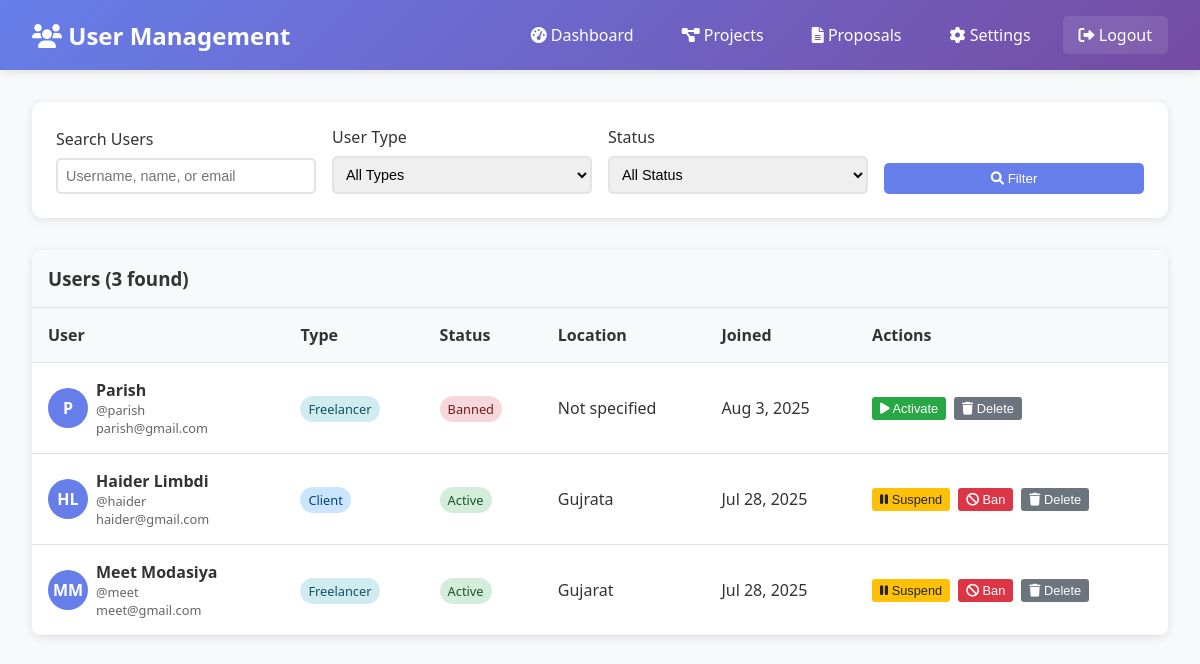
/freelance-connect/admin-users.php (signed in), run on the app's committed database.
### tables this page shows
CREATE TABLE `users` (
  `id` int(11) NOT NULL,
  `username` varchar(50) NOT NULL,
  `email` varchar(100) NOT NULL,
  `password_hash` varchar(255) NOT NULL,
  `first_name` varchar(50) NOT NULL,
  `last_name` varchar(50) NOT NULL,
  `user_type` enum('freelancer','client') NOT NULL,
  `profile_image` varchar(255) DEFAULT NULL,
  `bio` text DEFAULT NULL,
  `skills` text DEFAULT NULL,
  `hourly_rate` decimal(10,2) DEFAULT NULL,
  `location` varchar(100) DEFAULT NULL,
  `created_at` timestamp NOT NULL DEFAULT current_timestamp(),
  `updated_at` timestamp NOT NULL DEFAULT current_timestamp() ON UPDATE current_timestamp(),
  `status` enum('active','suspended','banned') DEFAULT 'active'
);

### freelance-connect/admin-users.php (the view, shortened to what this page needs)
<?php
require_once 'config/db.php';
$search = isset($_GET['search']) ? $_GET['search'] : '';
$params = [];
$where_clause = '';
try {
    $query = "SELECT * FROM users $where_clause ORDER BY created_at DESC";
    $stmt = $pdo->prepare($query);
    $stmt->execute($params);
    $users = $stmt->fetchAll();
} catch (PDOException $e) {
    $error = "Database error: " . $e->getMessage();
    $users = [];
}
?>
<!DOCTYPE html>
<html lang="en">
<head>
    <link href="https://cdnjs.cloudflare.com/ajax/libs/font-awesome/6.0.0/css/all.min.css" rel="stylesheet">
</head>
<body>
    <div class="admin-header">
        <h1><i class="fas fa-users"></i> User Management</h1>
        <div class="admin-nav">
            <a href="admin-dashboard.php"><i class="fas fa-tachometer-alt"></i> Dashboard</a>
            <a href="admin-projects.php"><i class="fas fa-project-diagram"></i> Projects</a>
            <a href="admin-proposals.php"><i class="fas fa-file-alt"></i> Proposals</a>
            <a href="admin-settings.php"><i class="fas fa-cog"></i> Settings</a>
            <a href="admin-logout.php" class="logout"><i class="fas fa-sign-out-alt"></i> Logout</a>
        </div>
    </div>
    <div class="container">
        <div class="filters">
            <form method="GET" class="filter-form">
                <div class="form-group">
                    <label for="search">Search Users</label>
                    <input type="text" id="search" name="search" placeholder="Username, name, or email"
                        value="<?php echo htmlspecialchars($search); ?>">
                </div>
                <div class="form-group">
                    <label for="type">User Type</label>
                    <select id="type" name="type">
                        <option value="">All Types</option>
                    </select>
                </div>
                <div class="form-group">
                    <label for="status">Status</label>
                    <select id="status" name="status">
                        <option value="">All Status</option>
                    </select>
                </div>
                <button type="submit" class="filter-btn">
                    <i class="fas fa-search"></i> Filter
                </button>
            </form>
        </div>
        <div class="users-table">
            <div class="table-header">
                <h3>Users (<?php echo count($users); ?> found)</h3>
            </div>
            <?php if (empty($users)): ?>
                <div class="no-users">
                    <i class="fas fa-users" style="font-size: 3rem; color: #ccc; margin-bottom: 1rem;"></i>
                    <p>No users found matching your criteria.</p>
                </div>
            <?php else: ?>
                <table>
                    <thead>
                        <tr>
                            <th>User</th>
                            <th>Type</th>
                            <th>Status</th>
                            <th>Location</th>
                            <th>Joined</th>
                            <th>Actions</th>
                        </tr>
                    </thead>
                    <tbody>
                        <?php foreach ($users as $user): ?>
                            <tr>
                                <td>
                                    <div class="user-info">
                                        <div class="user-avatar">
                                            <?php echo strtoupper(substr($user['first_name'], 0, 1) . substr($user['last_name'], 0, 1)); ?>
                                        </div>
                                        <div>
                                            <div>
                                                <strong><?php echo htmlspecialchars($user['first_name'] . ' ' . $user['last_name']); ?></strong>
                                            </div>
                                            <div style="font-size: 0.8rem; color: #666;">
                                                @<?php echo htmlspecialchars($user['username']); ?>
                                            </div>
                                            <div style="font-size: 0.8rem; color: #666;">
                                                <?php echo htmlspecialchars($user['email']); ?>
                                            </div>
                                        </div>
                                    </div>
                                </td>
                                <td>
                                    <span class="user-type-badge type-<?php echo $user['user_type']; ?>">
                                        <?php echo ucfirst($user['user_type']); ?>
                                    </span>
                                </td>
                                <td>
                                    <span class="status-badge status-<?php echo $user['status']; ?>">
                                        <?php echo ucfirst($user['status']); ?>
                                    </span>
                                </td>
                                <td><?php echo htmlspecialchars($user['location'] ?: 'Not specified'); ?></td>
                                <td><?php echo date('M j, Y', strtotime($user['created_at'])); ?></td>
                                <td>
                                    <div class="action-buttons">
                                        <?php if ($user['status'] == 'active'): ?>
                                            <form method="POST" style="display: inline;">
                                                <button type="submit" class="btn btn-suspend"
                                                    onclick="return confirm('Suspend this user?')">
                                                    <i class="fas fa-pause"></i> Suspend
                                                </button>
                                            </form>
                                        <?php else: ?>
                                            <form method="POST" style="display: inline;">
                                                <button type="submit" class="btn btn-activate">
                                                    <i class="fas fa-play"></i> Activate
                                                </button>
                                            </form>
                                        <?php endif; ?>
                                        <?php if ($user['status'] != 'banned'): ?>
                                            <form method="POST" style="display: inline;">
                                                <button type="submit" class="btn btn-ban"
                                                    onclick="return confirm('Ban this user? This action cannot be undone.')">
                                                    <i class="fas fa-ban"></i> Ban
                                                </button>
                                            </form>
                                        <?php endif; ?>
                                        <form method="POST" style="display: inline;">
                                            <button type="submit" class="btn btn-delete"
                                                onclick="return confirm('Delete this user? This action cannot be undone.')">
                                                <i class="fas fa-trash"></i> Delete
                                            </button>
                                        </form>
                                    </div>
                                </td>
                            </tr>
                        <?php endforeach; ?>
                    </tbody>
                </table>
            <?php endif; ?>
        </div>
    </div>
</body>
</html>

### freelance-connect/admin-users.php (style rules this page uses)
* { margin: 0; padding: 0; box-sizing: border-box; }
body { font-family: 'Segoe UI', Tahoma, Geneva, Verdana, sans-serif; background: #f8f9fa; color: #333; }
.admin-header { background: linear-gradient(135deg, #667eea 0%, #764ba2 100%); color: white; padding: 1rem 2rem; display: flex; justify-content: space-between; align-items: center; box-shadow: 0 2px 10px rgba(0, 0, 0, 0.1); }
.admin-header h1 { font-size: 1.5rem; }
.admin-nav { display: flex; gap: 1rem; }
.admin-nav a { color: white; text-decoration: none; padding: 0.5rem 1rem; border-radius: 5px; transition: background 0.3s ease; }
.admin-nav .logout { background: rgba(255, 255, 255, 0.1); }
.container { max-width: 1200px; margin: 0 auto; padding: 2rem; }
.filters { background: white; padding: 1.5rem; border-radius: 10px; box-shadow: 0 2px 10px rgba(0, 0, 0, 0.1); margin-bottom: 2rem; }
.filter-form { display: grid; grid-template-columns: repeat(auto-fit, minmax(200px, 1fr)); gap: 1rem; align-items: end; }
.form-group { display: flex; flex-direction: column; }
.form-group label { margin-bottom: 0.5rem; font-weight: 500; color: #333; }
.form-group select, .form-group input { padding: 0.5rem; border: 2px solid #e1e5e9; border-radius: 5px; font-size: 0.9rem; }
.filter-btn { background: #667eea; color: white; border: none; padding: 0.5rem 1rem; border-radius: 5px; cursor: pointer; font-weight: 500; }
.users-table { background: white; border-radius: 10px; box-shadow: 0 2px 10px rgba(0, 0, 0, 0.1); overflow: hidden; }
.table-header { background: #f8f9fa; padding: 1rem; border-bottom: 1px solid #dee2e6; }
.table-header h3 { margin: 0; color: #333; }
table { width: 100%; border-collapse: collapse; }
th, td { padding: 1rem; text-align: left; border-bottom: 1px solid #dee2e6; }
th { background: #f8f9fa; font-weight: 600; color: #333; }
.user-info { display: flex; align-items: center; gap: 0.5rem; }
.user-avatar { width: 40px; height: 40px; border-radius: 50%; background: #667eea; color: white; display: flex; align-items: center; justify-content: center; font-weight: bold; }
.status-badge { padding: 0.25rem 0.5rem; border-radius: 15px; font-size: 0.8rem; font-weight: 500; }
.status-active { background: #d4edda; color: #155724; }
.status-banned { background: #f8d7da; color: #721c24; }
.user-type-badge { padding: 0.25rem 0.5rem; border-radius: 15px; font-size: 0.8rem; font-weight: 500; }
.type-client { background: #cce5ff; color: #004085; }
.type-freelancer { background: #d1ecf1; color: #0c5460; }
.action-buttons { display: flex; gap: 0.5rem; }
.btn { padding: 0.25rem 0.5rem; border: none; border-radius: 3px; cursor: pointer; font-size: 0.8rem; text-decoration: none; display: inline-block; }
.btn-suspend { background: #ffc107; color: #212529; }
.btn-activate { background: #28a745; color: white; }
.btn-ban { background: #dc3545; color: white; }
.btn-delete { background: #6c757d; color: white; }

### data on the page
users: first_name+last_name "P", first_name+last_name "Parish", username "parish", email "parish@gmail.com", user_type "Freelancer", status "Banned", location "Not specified", created_at "Aug 3, 2025"
users: first_name+last_name "HL", first_name+last_name "Haider Limbdi", username "haider", email "haider@gmail.com", user_type "Client", status "Active", location "Gujrata", created_at "Jul 28, 2025"
users: first_name+last_name "MM", first_name+last_name "Meet Modasiya", username "meet", email "meet@gmail.com", user_type "Freelancer", status "Active", location "Gujarat", created_at "Jul 28, 2025"

### other printed values
count($users) "3"
